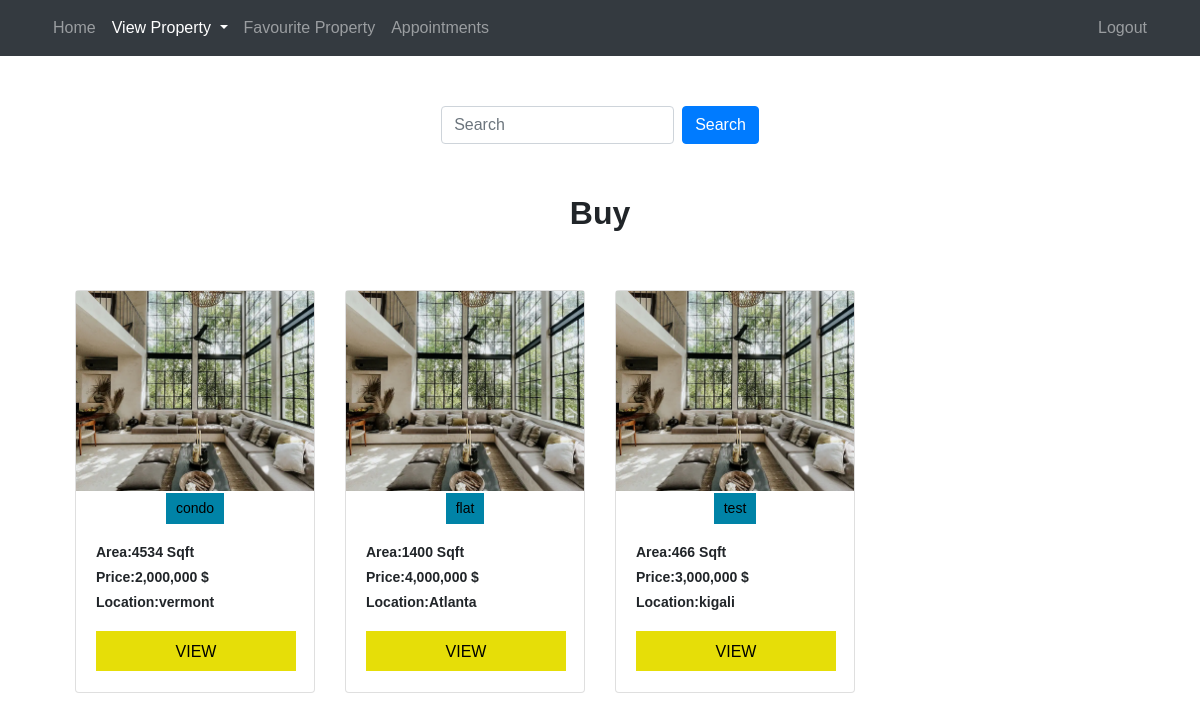
/buy (signed in), run on the app's committed database.
### project_code/models.py (models this page shows)
class Property(db.Model):
    id = db.Column(db.Integer, primary_key=True)
    type = db.Column(db.String(10000))
    category = db.Column(db.String(10000))
    area = db.Column(db.String(10000))
    address = db.Column(db.String(10000))
    developer = db.Column(db.String(10000))
    location = db.Column(db.String(10000))
    price = db.Column(db.String(10000))
    bedroom = db.Column(db.String(10000))
    bathroom = db.Column(db.String(10000))
    furnished = db.Column(db.String(10000))
    cctv = db.Column(db.String(100))
    parking = db.Column(db.String(100))
    image_1 = db.Column(db.String(10000))
    image_2 = db.Column(db.String(10000))
    image_3 = db.Column(db.String(10000))
    image_4 = db.Column(db.String(10000))
    date = db.Column(db.DateTime(timezone=True), default=func.now())
    user_id = db.Column(db.Integer, db.ForeignKey('user.id'))

### project_code/views.py (the view, shortened to what this page needs)
@views.route('/buy', methods=['GET', 'POST'])
@login_required
def buy():
    if request.method == 'GET':
        properties = Property.query.filter(Property.category.ilike('%buy%')).all()
        return render_template("buy.html", user=current_user, properties=properties )

### project_code/templates/buy.html
{% extends "base.html" %} {% block title %} Buy {% endblock %}
{% block content %}
<div class = "container div_position">
    <form action="/buy" method="POST" class="form-inline">
    <input class="form-control mr-sm-2" type="text" name="search" placeholder="Search" aria-label="Search">
   <button class="btn btn-primary" type="submit">Search</button>
 </form>
  </div>
  <div>
    <div class = "container div_position1">
    <h2> <b>Buy</b> </h2>
   </div>
<div class="container">
	<div class="row" id="crds">
    {% for property in properties %}
    <div class="col-md-3 card-margin">
        <div class="card rounded">
            <div class="card-image">
                <img class="img-fluid fixed-size-img" src="static/house/{{property.image_1}}" />
            </div>
            <div class="card-image-overlay m-auto justify-content-center">
                <span class="card-detail-badge ">{{property.type}}</span>
            </div>
            <div class="card-body text-start">
                <div class="crd-title m-auto">
                    <h6><b>Area:{{property.area}} Sqft</b></h6>
                    <h6><b>Price:{{property.price}} $</b></h6>
                    <h6><b>Location:{{property.location}}</b></h6>
                </div>
                <a class="crd-btn" href="/view_property/{{property.id}}">View</a>
            </div>
        </div>
    </div>
    {% endfor %}
</div>
</div>
{% endblock %}

### project_code/static/styles.css (style rules this page uses)
body, html { height: 100%; }
.fixed-size-img { width: 300px; height: 200px; object-fit: cover; }
.card-margin { margin-top: 20px; }
.div_position { margin-top: 50px; margin-bottom: 50px; display: flex; align-items: center; justify-content: center; }
.div_position1 { margin-top: 20px; display: flex; align-items: center; justify-content: center; }
body { font-family: 'Montserrat', sans-serif; }
#crds { margin:30px 0px 30px 0px; }
#crds .card-detail-badge { background: #0083a7; text-align: center; border-radius: unset; color: #000; padding: 5px 10px; font-size: 14px; }
#crds .card-image-overlay { font-size: 20px; }
#crds .card-image-overlay span { display: inline-block; }
#crds .crd-btn { text-transform: uppercase; width: 200px; height: 40px; border-radius: unset; font-size: 16px; line-height: 35px; text-align: center; border: 3px solid #e6de08; display: block; text-decoration: none; margin: 20px auto 1px auto; color: #000; overflow: hidden; position: relative; background-color: #e6de08; }
#crds .crd-title h6 { font-size: 14px; }

### data on the page
Property: image_1 (picture), type "condo", area "4534", price "2,000,000", location "vermont"
Property: image_1 (picture), type "flat", area "1400", price "4,000,000", location "Atlanta"
Property: image_1 (picture), type "test", area "466", price "3,000,000", location "kigali"
